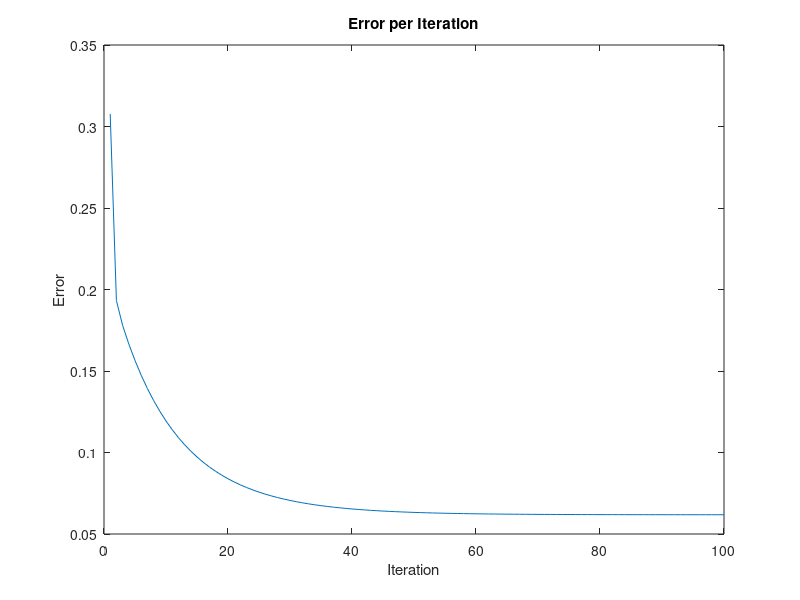

This chart was generated by the following MATLAB code:
% Delta Rule
% This will create some random data and assign it to a class. It will then
% train a neural network with the delta rule with a dynamic learning rate
% and graph the error.
% Tyler Rose and Seth Dippold
clear all; close all;

% Create some random data around x1 + 2*x2 - 2 and classify it as > 0 is 1
% and <=0 is 0
N = 100;
x1 = rand(N,1) + .5;
x2 = rand(N,1);
x = [x1,x2];
y = zeros(N,1);
count = 0;
for i=1:N
    if ((x1(i) + 2*x2(i) - 2) > 0)
        y(i) = 1;
        count = count + 1;
    end
end

% initialize the weight vector
w = rand(1,2+1);

% Batch Fashion
maxIterations = 100;
iterations = 0;
eta = .01; % this is the learning rate
tic;
while (iterations < maxIterations)
    iterations = iterations + 1;
    for i=1:N
        out(i) = sum(w.*[x(i,:),1]);
        deltaW = eta*(y(i) - out(i))*[x(i,:),1];
        w = w + deltaW;
        err(i) = (y(i) - out(i))^2;
    end
    E(iterations) = sum(err)/N;
end
toc
min(E)
% Plot the Error per iteration
plot(linspace(1,maxIterations,maxIterations),E);
title('Error per Iteration');
ylabel('Error');
xlabel('Iteration');

% Incremental Fashion
maxIterations = 100;
iterations = 0;
numUpdates = 0;
eta = .01; % this is the learning rate
tic;
for i=1:N
    out(i) = sum(w.*[x(i,:),1]);
    deltaW = eta*(y(i) - out(i))*[x(i,:),1];
    w = w + deltaW;
    err(i) = (y(i) - out(i))^2;
    E(i) = sum(err)/i;
end
toc
min(E)
return
% Plot the Error per iteration
plot(linspace(1,maxIterations,maxIterations),E);
title('Error per Iteration');
ylabel('Error');
xlabel('Iteration');
